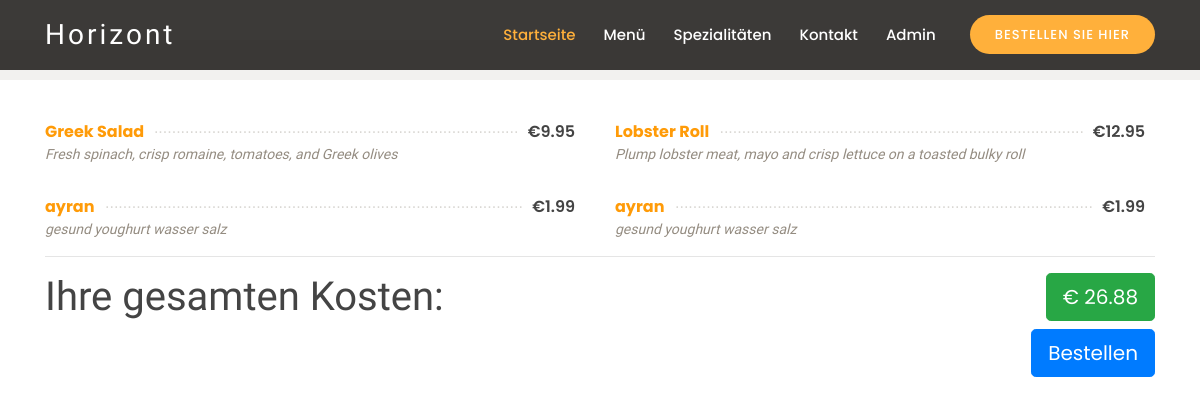
The page /?page=zahlung on the database its author committed.
### tables this page shows
CREATE TABLE `warenkorb` (
  `w_id` int(11) NOT NULL,
  `e_id` int(11) NOT NULL
);

CREATE TABLE `essen` (
  `e_id` int(11) NOT NULL,
  `e_name` varchar(45) DEFAULT NULL,
  `e_preis` float DEFAULT NULL,
  `kategorie_id` int(11) NOT NULL,
  `description` text DEFAULT NULL
);

### pages/zahlung.php (the view)
<?php include "control/connection.php";?>
<section id="menu" class="menu">
    <div class="container">
<div class="row menu-container">
    <?php
    $gesamtkosten=0;
    try {
        $query = $conn->prepare("SELECT w.e_id, w.w_id, e.e_name,e.e_preis, e.kategorie_id,e.description  FROM warenkorb as w
            inner join essen as e on w.e_id = e.e_id ORDER BY w.w_id");
        $query->execute();
        foreach ($query as $row) {
            $gesamtkosten += (float)$row['e_preis'];
            echo '
                <div class="col-lg-6 menu-item filter-' . $row['kategorie_id'] . '">
                    <div class="menu-content">
                        <a>' . $row['e_name'] . '</a><span>€' . $row['e_preis'] . '</span>
                    </div>
                    <div class="menu-ingredients">' . $row['description'] . '<br>
                </div>
                </div>';
        }
    }
    catch (PDOException $e) {
        echo "Fehler: " . $e->getMessage();
    }
    ?>
</div>
        <hr>
        <h1 style="float: left">Ihre gesamten Kosten: </h1>
        <span class="btn btn-lg btn-success float-lg-right">€ <?php echo $gesamtkosten ?></span>
        <div style="clear: both">
        <a class="btn btn-lg btn-primary float-lg-right" href="?page=operations">Bestellen</a>
        </div>
    </div>

### assets/css/style.css (style rules this page uses)
body { font-family: "Poppins", sans-serif; color: #444444; }
a { color: #ffb03b; }
h1, h2, h3, h4, h5, h6 { font-family: "Satisfy", sans-serif; }
section { padding: 10px 0; }
.menu .menu-content { margin-top: 30px; overflow: hidden; display: flex; justify-content: space-between; position: relative; }
.menu .menu-content::after { content: "......................................................................" "...................................................................." "...................................................................."; position: absolute; left: 20px; right: 0; top: -4px; z-index: 1; color: #dad8d4; font-family: Arial, "Helvetica Neue", Helvetica, sans-serif; }
.menu .menu-content a { padding-right: 10px; background: #fff; position: relative; z-index: 3; font-weight: 700; color: #ff9b08; }
.menu .menu-content span { background: #fff; position: relative; z-index: 3; padding: 0 10px; font-weight: 600; }
.menu .menu-ingredients { font-style: italic; font-size: 14px; font-family: "Comic Neue", sans-serif; color: #948c81; }

### rows shown on the page
warenkorb: e.e_name "Greek Salad", e.e_preis "9.95", e.description "Fresh spinach, crisp romaine, tomatoes, and Greek olives"
warenkorb: e.e_name "Lobster Roll", e.e_preis "12.95", e.description "Plump lobster meat, mayo and crisp lettuce on a toasted bulky roll"
warenkorb: e.e_name "ayran", e.e_preis "1.99", e.description "gesund youghurt wasser salz"
warenkorb: e.e_name "ayran", e.e_preis "1.99", e.description "gesund youghurt wasser salz"

### other values the page prints
$gesamtkosten "26.88"
